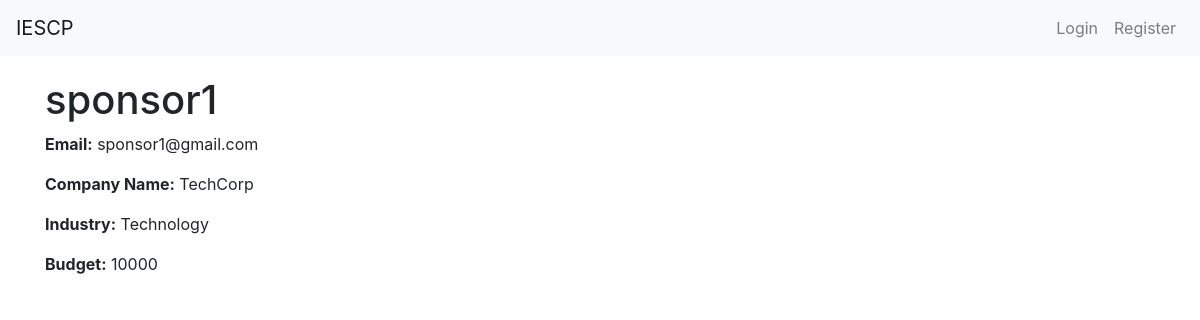
The app's page /sponsor1 with its own data.
### app.py (models this page shows, shortened)
class User(UserMixin, db.Model):
    id = db.Column(db.Integer, primary_key=True)
    username = db.Column(db.String(50), unique=True, nullable=False)
    email = db.Column(db.String(120), unique=True, nullable=False)
    password = db.Column(db.String(200), nullable=False)
    role = db.Column(db.String(20), nullable=False)  # 'admin', 'sponsor', 'influencer'
    flagged = db.Column(db.Boolean, default=False)  # Flag for inappropriate users
    campaigns = db.relationship('Campaign', backref='owner', lazy=True, cascade='all, delete-orphan')
    ad_requests = db.relationship('AdRequest', backref='influencer', lazy=True, cascade='all, delete-orphan')
    company_name = db.Column(db.String(100))
    industry = db.Column(db.String(100))
    budget = db.Column(db.Integer)
    category = db.Column(db.String(100)) # Health, Gaming, etc.
    niche = db.Column(db.String(100))
    followers = db.Column(db.Integer)
    platform = db.Column(db.String(10))

### app.py (the view)
@app.route('/<username>')
def user_profile(username):
    user = User.query.filter_by(username=username).first_or_404()
    return render_template('profile_page.html', user=user)

### templates/profile_page.html (shortened to what this page needs)
{% extends "layout.html" %}
{% block content %}
<div class="profile-info">
    <h1>{{ user.username }}</h1>
    {% if user.role == 'sponsor' %}
        <p><strong>Email:</strong> {{ user.email }}</p>
        <p><strong>Company Name:</strong> {{ user.company_name }}</p>
        <p><strong>Industry:</strong> {{ user.industry }}</p>
        <p><strong>Budget:</strong> {{ user.budget }}</p>
    {% endif %}
</div>
{% endblock %}

### records on screen
User: username "sponsor1", email "sponsor1@gmail.com", company_name "TechCorp", industry "Technology", budget "10000"
